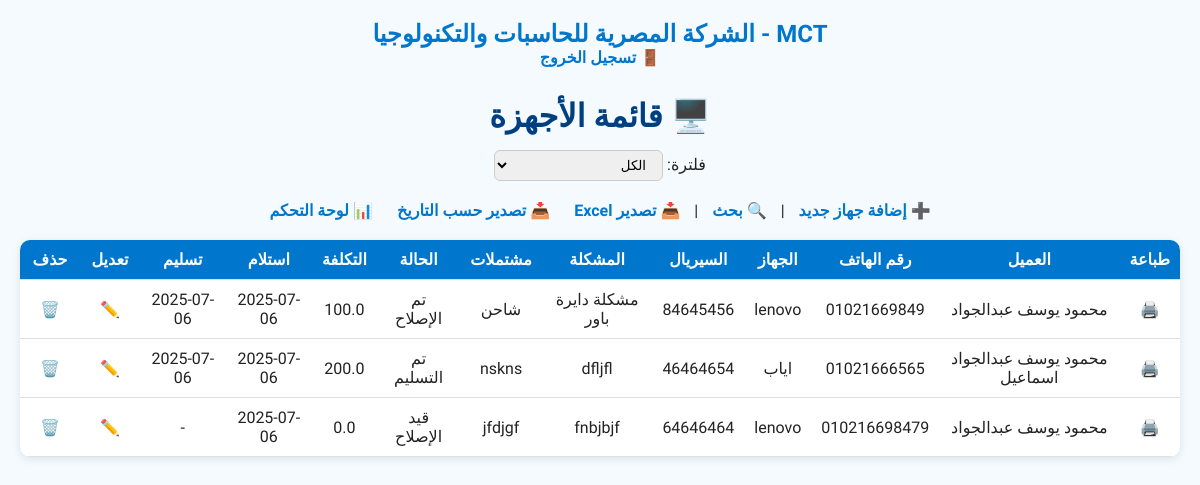
Screenshot of / (signed in) with the database file from the repository.
### models.py (models this page shows)
class Device(db.Model):
    id = db.Column(db.Integer, primary_key=True)
    serial = db.Column(db.String(100), unique=True, nullable=False)
    device_type = db.Column(db.String(100))
    client_name = db.Column(db.String(100))
    client_phone = db.Column(db.String(20))
    issue = db.Column(db.Text)
    inclusions = db.Column(db.Text)  # مشتملات الجهاز
    status = db.Column(db.String(50), default="قيد الإصلاح")
    cost = db.Column(db.Float, default=0)
    notes = db.Column(db.Text)
    received_date = db.Column(db.String(50))
    delivered_date = db.Column(db.String(50))

### app.py (the view, shortened to what this page needs)
@app.route('/')
@require_login
def index():
    filter_type = request.args.get('filter', 'all')
    devices = Device.query.all()
    reminders = []
    filtered_devices = []
    for device in devices:
        include = True
        if filter_type == 'pending':
            include = not device.delivered_date
        if include:
            filtered_devices.append(device)
        if not device.delivered_date:
            try:
                received = datetime.strptime(device.received_date, "%Y-%m-%d")
                days = (datetime.now() - received).days
                if days >= 7:
                    reminders.append({
                        'client': device.client_name,
                        'serial': device.serial,
                        'days': days
                    })
            except:
                pass
    return render_template('index.html', devices=filtered_devices, reminders=reminders)

### app.py (called while the page is built)
def require_login(f):
    @wraps(f)
    def decorated_function(*args, **kwargs):
        if 'user_id' not in session:
            flash("يجب تسجيل الدخول أولًا", "warning")
            return redirect(url_for('login'))
        return f(*args, **kwargs)
    return decorated_function

### templates/index.html (shortened to what this page needs)
<!DOCTYPE html>
<html lang="ar" dir="rtl">
<head>
</head>
<body>
    <div class="header">
        <h2>MCT - الشركة المصرية للحاسبات والتكنولوجيا</h2>
        <a href="/logout" class="logout-btn">🚪 تسجيل الخروج</a>
    </div>
    <h1>🖥️ قائمة الأجهزة</h1>
    <div class="filter-bar">
        <form method="get" action="/">
            <label>فلترة:</label>
            <select name="filter" onchange="this.form.submit()">
                <option value="all" {% if request.args.get('filter') == 'all' or not request.args.get('filter') %}selected{% endif %}>الكل</option>
            </select>
        </form>
    </div>
    <div style="text-align:center; margin-bottom: 20px;">
        <a href="/add">➕ إضافة جهاز جديد</a> |
        <a href="/search">🔍 بحث</a> |
        <a href="/export">📥 تصدير Excel</a>
        <a href="/export-by-date">📥 تصدير حسب التاريخ</a>
        <a href="/dashboard">📊 لوحة التحكم</a>
    </div>
    <table>
        <thead>
            <tr>
                <th>طباعة</th>
                <th>العميل</th>
                <th>رقم الهاتف</th>
                <th>الجهاز</th>
                <th>السيريال</th>
                <th>المشكلة</th>
                <th>مشتملات</th>
                <th>الحالة</th>
                <th>التكلفة</th>
                <th>استلام</th>
                <th>تسليم</th>
                <th>تعديل</th>
                <th>حذف</th>
            </tr>
        </thead>
        <tbody>
            {% for device in devices %}
            <tr>
                <td data-label="طباعة"><a href="/print/{{ device.id }}" target="_blank">🖨️</a></td>
                <td data-label="العميل">{{ device.client_name }}</td>
                <td data-label="رقم الهاتف">{{ device.client_phone }}</td>
                <td data-label="الجهاز">{{ device.device_type }}</td>
                <td data-label="السيريال">{{ device.serial }}</td>
                <td data-label="المشكلة">{{ device.issue }}</td>
                <td data-label="مشتملات">{{ device.inclusions or "-" }}</td>
                <td data-label="الحالة">{{ device.status }}</td>
                <td data-label="التكلفة">{{ device.cost }}</td>
                <td data-label="استلام">{{ device.received_date }}</td>
                <td data-label="تسليم">{{ device.delivered_date or "-" }}</td>
                <td data-label="تعديل"><a href="/update/{{ device.id }}">✏️</a></td>
                <td><a href="/delete/{{ device.id }}" onclick="return confirm('هل أنت متأكد أنك تريد حذف هذا الجهاز؟')">🗑️</a></td>
            </tr>
            {% endfor %}
        </tbody>
    </table>
</body>
</html>

### templates/index.html (style rules this page uses)
body { font-family: 'Cairo', sans-serif; background-color: #f5faff; color: #222; margin: 0; padding: 20px; }
.header { text-align: center; margin-bottom: 30px; }
.header h2 { color: #0077cc; margin: 0; }
h1 { color: #004080; margin-bottom: 15px; text-align: center; }
a { margin: 0 10px; text-decoration: none; color: #0077cc; font-weight: bold; }
.filter-bar { margin-bottom: 20px; text-align: center; }
select { padding: 6px 12px; font-family: inherit; border-radius: 6px; border: 1px solid #ccc; }
table { width: 100%; border-collapse: collapse; background: #ffffff; border-radius: 10px; overflow: hidden; box-shadow: 0 2px 8px rgba(0,0,0,0.1); }
th, td { padding: 10px; text-align: center; border-bottom: 1px solid #e0e0e0; }
th { background-color: #0077cc; color: white; }

### rows the page displays
Device: client_name "محمود يوسف عبدالجواد", client_phone "01021669849", device_type "lenovo", serial "84645456", issue "مشكلة دايرة باور", inclusions "شاحن", status "تم الإصلاح", cost "100.0", received_date "2025-07-06", delivered_date "2025-07-06"
Device: client_name "محمود يوسف عبدالجواد اسماعيل", client_phone "01021666565", device_type "اياب", serial "46464654", issue "dfljfl", inclusions "nskns", status "تم التسليم", cost "200.0", received_date "2025-07-06", delivered_date "2025-07-06"
Device: client_name "محمود يوسف عبدالجواد", client_phone "010216698479", device_type "lenovo", serial "64646464", issue "fnbjbjf", inclusions "jfdjgf", status "قيد الإصلاح", cost "0.0", received_date "2025-07-06", delivered_date "-"
